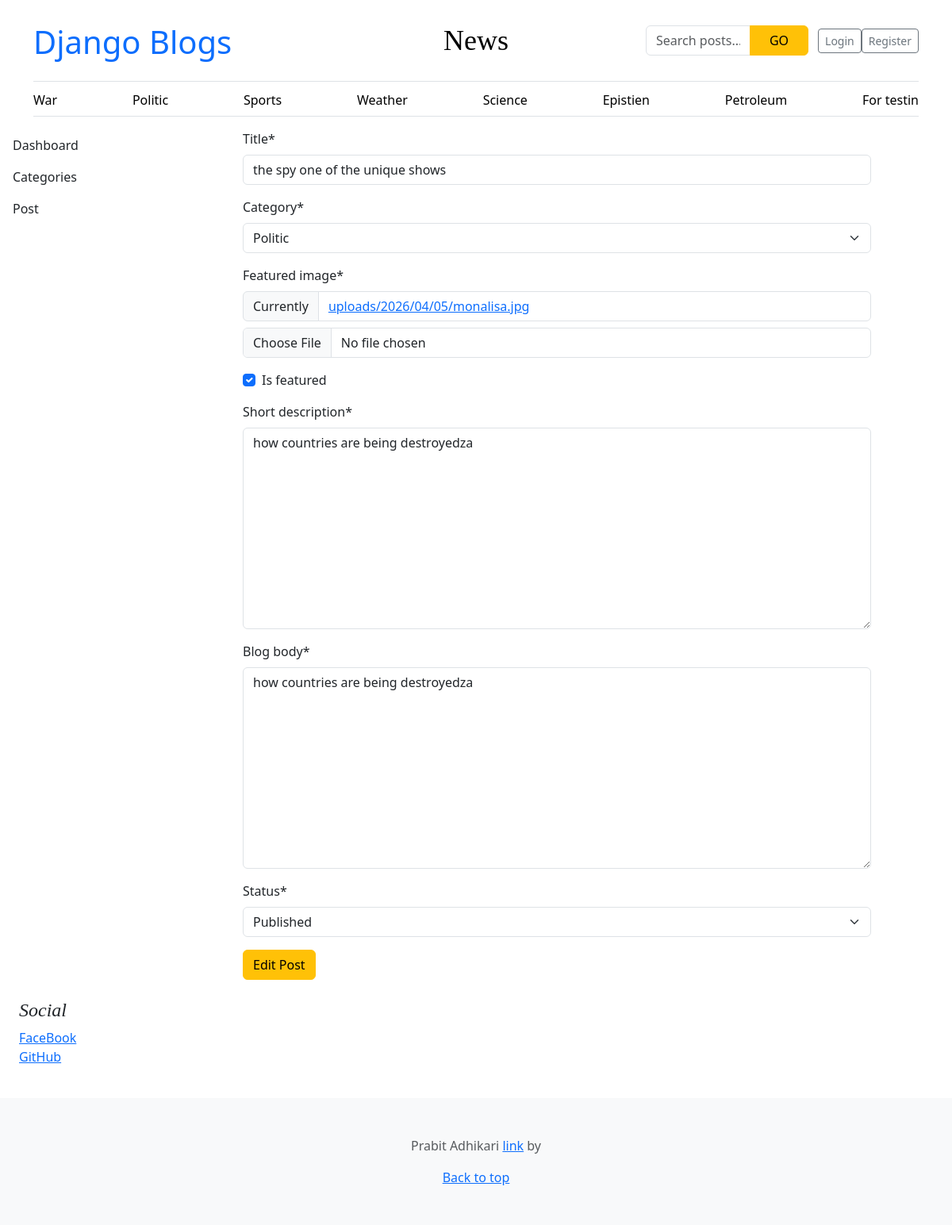
Page /dashboard/edit_post/1 on the committed database.
### blog/models.py (models this page shows, shortened)
class Category(models.Model):
    category_name = models.CharField(max_length=1000, unique=True)
    created_at = models.DateField(auto_now_add=True)
    updated_at = models.DateField(auto_now=True)
    class Meta:
        verbose_name_plural = 'categories'
    def __str__(self):
        return f'{self.category_name}'

class Blog(models.Model):
    title = models.CharField(max_length=100)
    slug = models.SlugField(max_length=150, unique=True, blank=True)
    category = models.ForeignKey(Category, on_delete=models.CASCADE)
    author = models.ForeignKey(User, on_delete=models.CASCADE)
    featured_image = models.ImageField(upload_to='uploads/%Y/%m/%d')
    short_description = models.TextField(max_length=500)
    blog_body = models.TextField(max_length=3000)
    status = models.IntegerField(choices=STATUS_CHOICE, default=0)
    is_featured = models.BooleanField(default=False)
    created_at = models.DateTimeField(auto_now_add=True)
    updated_at = models.DateTimeField(auto_now=True)

### about/models.py (models this page shows, shortened)
class Socials(models.Model):
    name = models.CharField(max_length=50)
    link = models.URLField(max_length=500)
    class Meta:
        verbose_name_plural = 'Social Media'

### dashboard/views.py (the view, shortened to what this page needs)
# urls.py: path('dashboard/edit_post/<int:pk>', views.edit_post, name='edit_post'),
def edit_post(request, pk):
        post = Blog.objects.get(pk=pk)
        form = AddPost(instance=post)
        context = {
            'form': form,
            'post': post
        }
        return render(request, 'dashboard/edit_post.html', context)

### dashboard/forms.py
class AddPost(ModelForm):
    class Meta:
        model = Blog
        fields = 'title',  'category', 'featured_image', 'is_featured', 'short_description', 'blog_body', 'status', 'blog_body'

### blog/context_processors.py (called while the page is built)
def get_categories(request):
    categories = Category.objects.all()
    return dict(categories=categories)

def get_socials(request):
    socials = Socials.objects.all()
    return dict(socials=socials)

### blog/templates/dashboard/edit_post.html
{% extends 'base.html' %} {% block content%} {% load crispy_forms_tags%}
<div class="row">
  {% include 'dashboard/sidebar.html' %}
  <div class="col-md-8">
    <form
      action="{% url 'edit_post' post.id %}"
      method="POST"
      enctype="multipart/form-data"
    >
      {% csrf_token %} {{form | crispy}}
      <button type="submit" class="btn btn-warning">Edit Post</button>
    </form>
  </div>
</div>
{% endblock %}

### blog/templates/base.html (shortened to what this page needs)
{% load static%}
<!doctype html>
<html lang="en" data-bs-theme="auto">
  <head>
    <link
      href="https://cdn.jsdelivr.net/npm/bootstrap@5.3.8/dist/css/bootstrap.min.css"
      rel="stylesheet"
    />
    <link href="{% static 'css/blog.css' %}" rel="stylesheet" />
    <link href="{% static 'css/blog.css' %}" rel="stylesheet" />
    <link
      rel="stylesheet"
      href="https://cdnjs.cloudflare.com/ajax/libs/font-awesome/4.7.0/css/font-awesome.min.css"
    />
  </head>
  <body>
    <div class="container">
      <header class="border-bottom lh-1 py-3">
        <div class="row flex-nowrap justify-content-between align-items-center">
          <div class="col-4 pt-1 fs-1">
            <a href="{% url 'home' %}" style="text-decoration: none"
              >Django Blogs</a
            >
          </div>
          <div class="col-4 text-center">
            <a
              class="blog-header-logo text-body-emphasis text-decoration-none"
              href="#"
              >News</a
            >
          </div>
          <div class="col-4 d-flex justify-content-end align-items-center">
            <div class="container py-3">
              <form
                action="{% url 'search' %}"
                method="GET"
                class="d-flex justify-content-center"
                id="search-bar"
              >
                <div class="input-group" style="max-width: 500px">
                  <input
                    type="text"
                    class="form-control"
                    placeholder="Search posts..."
                    name="keyword"
                  />
                  <button class="btn btn-warning px-4" type="submit">GO</button>
                </div>
              </form>
            </div>
            {% if user.is_authenticated %} {% if perms.auth.view_user %}
            <a
              class="btn btn-sm btn-outline-secondary"
              href="{% url 'dashboard' %}"
              >Dashboard</a
            >
            {% endif %}
            <a
              class="btn btn-sm btn-outline-secondary"
              href="{% url 'logout' %}"
              >Logout</a
            >
            {% else %}
            <a class="btn btn-sm btn-outline-secondary" href="{% url 'login' %}"
              >Login</a
            >
            <a
              class="btn btn-sm btn-outline-secondary"
              href="{% url 'register' %}"
              >Register</a
            >
            {% endif %}
          </div>
        </div>
      </header>
      <div class="nav-scroller py-1 mb-3 border-bottom">
        <nav class="nav nav-underline justify-content-between">
          {% if categories %} {% for cat in categories %}
          <a
            class="nav-item nav-link link-body-emphasis"
            href="{% url 'post_by_category' cat.id %}"
            >{{cat}}</a
          >
          {%endfor%} {% endif %}
        </nav>
      </div>
    </div>
    {% block content%} {% endblock %}
    <div class="p-4">
      <h4 class="fst-italic">Social</h4>
      <ol class="list-unstyled">
        {% for account in socials %}
        <li><a href="{{account.link}}">{{account.name}}</a></li>
        {% endfor %}
      </ol>
    </div>
    <footer class="py-5 text-center text-body-secondary bg-body-tertiary">
      <p>
        Prabit Adhikari
        <a href="https://getbootstrap.com/">link</a> by
      </p>
      <p class="mb-0"><a href="#">Back to top</a></p>
    </footer>
  </body>
</html>

### static/css/blog.css (style rules this page uses)
.blog-header-logo { font-family: "Playfair Display", Georgia, "Times New Roman", serif ; font-size: 2.25rem; }
h1, h2, h3, h4, h5, h6 { font-family: "Playfair Display", Georgia, "Times New Roman", serif ; }

### blog/templates/base.html (style rules this page uses)
.nav-scroller { position: relative; z-index: 2; height: 2.75rem; overflow-y: hidden; }
.nav-scroller .nav { display: flex; flex-wrap: nowrap; padding-bottom: 1rem; margin-top: -1px; overflow-x: auto; text-align: center; white-space: nowrap; -webkit-overflow-scrolling: touch; }

### rows in the picture
Category: category_name "War"
Category: category_name "Politic"
Category: category_name "Sports"
Category: category_name "Weather"
Category: category_name "Science"
Category: category_name "Epistien"
Category: category_name "Petroleum"
Category: category_name "For testin"
Blog: title "the spy one of the unique shows", category "Politic", is_featured "☑", short_description "how countries are being destroyedza", blog_body "how countries are being destroyedza", status "Published"
Socials: name "FaceBook"
Socials: name "GitHub"
